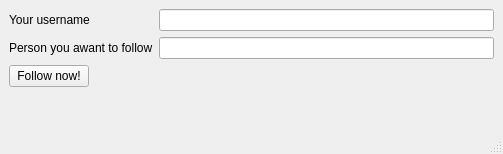
<?xml version="1.0" encoding="UTF-8"?>
<ui version="4.0">
 <class>MainWindow</class>
 <widget class="QMainWindow" name="MainWindow">
  <property name="geometry">
   <rect>
    <x>0</x>
    <y>0</y>
    <width>503</width>
    <height>154</height>
   </rect>
  </property>
  <property name="windowTitle">
   <string>MainWindow</string>
  </property>
  <widget class="QWidget" name="centralwidget">
   <layout class="QHBoxLayout" name="horizontalLayout">
    <item>
     <layout class="QFormLayout" name="formLayout">
      <item row="0" column="0">
       <widget class="QLabel" name="label">
        <property name="text">
         <string>Your username</string>
        </property>
       </widget>
      </item>
      <item row="0" column="1">
       <widget class="QLineEdit" name="authorID"/>
      </item>
      <item row="1" column="0">
       <widget class="QLabel" name="label_2">
        <property name="text">
         <string>Person you awant to follow</string>
        </property>
       </widget>
      </item>
      <item row="1" column="1">
       <widget class="QLineEdit" name="followID"/>
      </item>
      <item row="2" column="0">
       <widget class="QPushButton" name="followButton">
        <property name="text">
         <string>Follow now!</string>
        </property>
       </widget>
      </item>
     </layout>
    </item>
   </layout>
  </widget>
  <widget class="QStatusBar" name="statusbar"/>
 </widget>
 <resources/>
 <connections/>
</ui>
